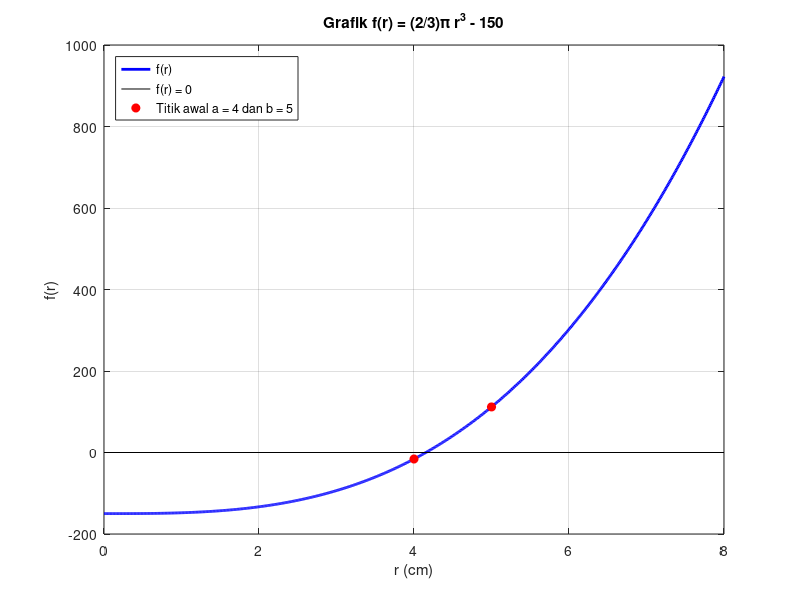
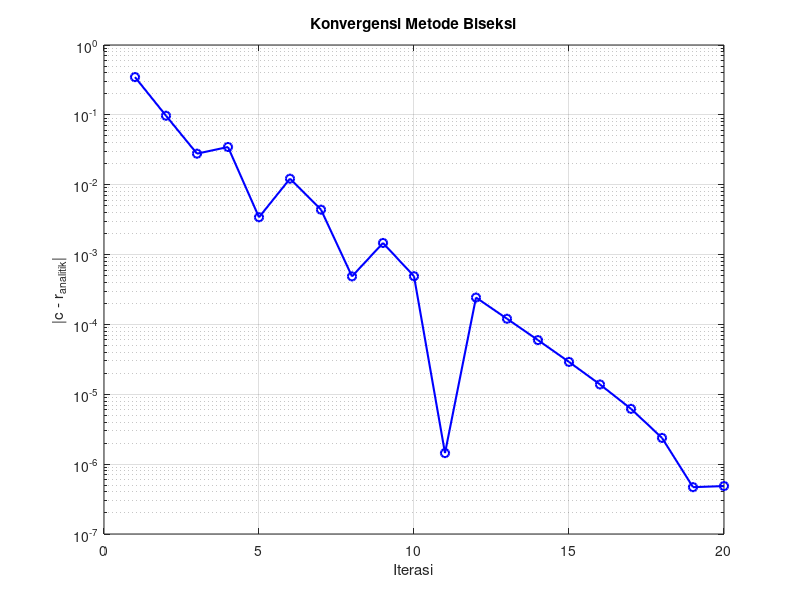

These figures' MATLAB source, in order:
clc; clear; close all;

%% 1. DATA DAN PEMODELAN
V_bola = 300 % volume bola (cm^3)
% Bola menyinggung tabung: jari-jari sama (r), tinggi tabung t = 2r
% V_bola   = (4/3)*pi*r^3
% V_tabung = pi*r^2*t = 2*pi*r^3  -> V_bola : V_tabung = 2 : 3
V_tabung = (3/2) * V_bola % = 450 cm^3
V_luar   = V_tabung - V_bola % = 150 cm^3 = (2/3)*pi*r^3

fprintf('=== KASUS 3: VOLUME TABUNG DI LUAR BOLA ===\n');
fprintf('V bola              = %.2f cm^3\n', V_bola);
fprintf('V tabung (3/2 bola) = %.2f cm^3\n', V_tabung);
fprintf('V tabung di luar bola = %.2f cm^3\n\n', V_luar);

% Persamaan nonlinear: f(r) = (2/3)*pi*r^3 - V_luar = 0
f = @(r) (2/3)*pi*r.^3 - V_luar;
fprintf('Persamaan nonlinear: f(r) = (2/3)*pi*r^3 - %.0f = 0\n\n', V_luar);

%% 2. METODE GRAFIK UNTUK MENENTUKAN SELANG AWAL
r = 0:0.01:8;
figure(1);
plot(r, f(r), 'b-', 'LineWidth', 2); hold on;
plot([0 8], [0 0], 'k-'); % sumbu r (f = 0)
plot([4 5], [f(4) f(5)], 'ro', 'MarkerFaceColor', 'r');
hold off; grid on;
xlabel('r (cm)'); ylabel('f(r)');
title('Grafik f(r) = (2/3)\pi r^3 - 150');
legend('f(r)', 'f(r) = 0', 'Titik awal a = 4 dan b = 5', 'Location', 'northwest');
saveas(gcf, 'kasus3_grafik_f.png');

a = 4;  b = 5;
fprintf('--- Metode grafik: grafik memotong sumbu r di antara 4 dan 5 ---\n');
fprintf('f(a) = f(%g) = %.6f\n', a, f(a));
fprintf('f(b) = f(%g) = %.6f\n', b, f(b));
if f(a)*f(b) < 0
    fprintf('f(a)*f(b) < 0, maka terdapat akar pada selang [%g, %g]\n\n', a, b);
else
    error('Selang awal tidak mengapit akar');
end

%% 3. METODE BISEKSI
tol = 1e-6; % toleransi lebar selang
maks_it = 100; % batas iterasi
fprintf('--- Iterasi Biseksi (toleransi = %g) ---\n', tol);
fprintf('%-4s %-11s %-11s %-12s %-12s %-12s %-12s %-12s\n', ...
    'iter', 'a', 'b', 'c=(a+b)/2', 'f(a)', 'f(b)', 'f(c)', 'galat |b-a|');

c_lama = a;
tabel_c = zeros(maks_it,1);
for k = 1:maks_it
    c  = (a + b) / 2;
    fa = f(a);  fb = f(b);  fc = f(c);
    lebar = abs(b - a);
    fprintf('%-4d %-11.6f %-11.6f %-12.8f %-12.6f %-12.6f %-12.6f %-12.2e\n', ...
        k, a, b, c, fa, fb, fc, lebar);
    tabel_c(k) = c;
    if abs(fc) < 1e-12 || lebar/2 < tol
        break;
    end
    if fa * fc < 0
        b = c; % akar di [a, c]
    else
        a = c; % akar di [c, b]
    end
end
r_akar = c;
iterasi = k;

%% 4. HASIL DAN VERIFIKASI
r_analitik = (3*V_luar/(2*pi))^(1/3); % pembanding: solusi analitik
t_tabung   = 2 * r_akar;
V_bola_cek   = (4/3)*pi*r_akar^3;
V_tabung_cek = pi*r_akar^2*t_tabung;
V_luar_cek   = V_tabung_cek - V_bola_cek;

fprintf('\n=== HASIL AKHIR ===\n');
fprintf('Iterasi             : %d\n', iterasi);
fprintf('Jari-jari r (biseksi): %.8f cm\n', r_akar);
fprintf('Jari-jari r (analitik): %.8f cm\n', r_analitik);
fprintf('Galat mutlak          : %.2e cm\n', abs(r_akar - r_analitik));
fprintf('f(r)                  : %.2e\n', f(r_akar));
fprintf('Tinggi tabung t = 2r  : %.8f cm\n', t_tabung);
fprintf('V bola (cek)          : %.6f cm^3\n', V_bola_cek);
fprintf('V tabung (cek)        : %.6f cm^3\n', V_tabung_cek);
fprintf('V tabung di luar bola : %.6f cm^3\n', V_luar_cek);

%% 5. GRAFIK KONVERGENSI
figure(2);
semilogy(1:iterasi, abs(tabel_c(1:iterasi) - r_analitik), 'b-o', 'LineWidth', 1.5);
grid on; xlabel('Iterasi'); ylabel('|c - r_{analitik}|');
title('Konvergensi Metode Biseksi');
saveas(gcf, 'kasus3_grafik_konvergensi.png');
